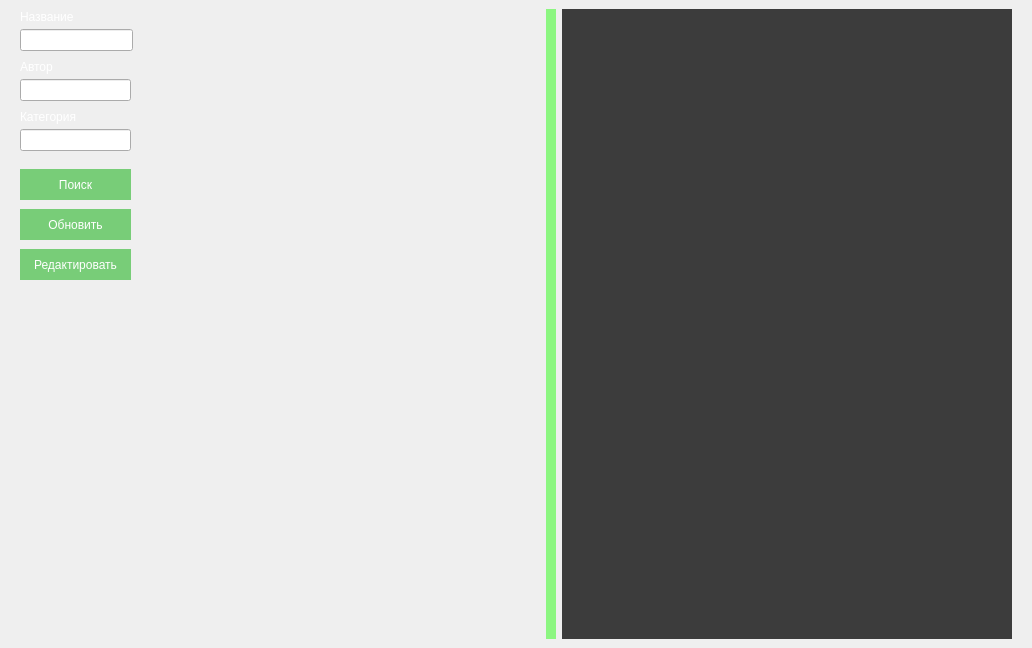
<?xml version="1.0" encoding="UTF-8"?>
<ui version="4.0">
 <class>Application</class>
 <widget class="QMainWindow" name="Application">
  <property name="geometry">
   <rect>
    <x>0</x>
    <y>0</y>
    <width>1032</width>
    <height>648</height>
   </rect>
  </property>
  <property name="windowTitle">
   <string>Растения</string>
  </property>
  <property name="styleSheet">
   <string notr="true"/>
  </property>
  <widget class="QWidget" name="centralwidget">
   <property name="styleSheet">
    <string notr="true">#centralwidget {
    background-image: url(back.jpg);
	
}
QListView{
	background-color:transparent;
	border:none;
outline: 0;
	color: transparent;
}

QListView::item{
	background-color: rgba(0, 0, 0, 0.5);
	border:1px;
	border-color: rgba(0, 0, 0, 0.5);
outline: 0;
}

QListView::item::hover {
	background-color:rgba(0, 170, 0, 0.5);
	border:1px;
	border-color: rgba(0, 0, 0, 0.5);
outline: 0;
}
QListView::item::pressed {
	background-color:rgba(0, 170, 127,0.8);
	border:1px;
	border-color: rgba(0, 0, 0, 0.5);

}
QListView::item::selected {
	background-color:rgba(0, 170, 127,0.8);
	border:1px;
	border-color: rgba(0, 0, 0, 0.5);
	outline: 0;
}
QListView::item::focus {
	background-color:rgba(0, 170, 127,0.8);
	border:1px;
	border-color: rgba(0, 0, 0, 0.5);
outline: 0;
}

#listWidget::item::pressed, #listWidget::item::selected{
	color: transparent;

}

#scrollArea{
	background-color: rgba(0,0,0,0.5);
	border:none;
}
#scrollAreaWidgetContents{
	background-color: rgba(0,0,0,0.5);
}

#listWidget{
	background-color: transparent;
	border:none
}

QScrollBar::Vertical{
	background-color:rgba(85, 170, 127, 0.4);
	border:none;
	width:10px;
	
	
}
QScrollBar::handle::Vertical{
	background-color: rgba(131, 255, 112, 0.8);
	height:100px;
	min-height: 50px;
	
	
}
QScrollBar::add-line::vertical{
	border:none;
	background:none;
}
QScrollBar::sub-line::vertical{
	border:none;
	background:none;
}

QScrollBar::handle::Vertical::hover{
	background-color:rgba(0, 170, 0, 1);
}
QScrollBar::handle::Vertical::pressed{
	background-color:rgba(0, 170, 127,0.8);
	border:1px ;
}

QScrollBar::add-Page::vertical,QScrollBar::sub-Page::vertical{
	background:none;
}
QScrollBar::up-arrow::vertical,QScrollBar::down-arrow::vertical{
	background:none;
}
QLabel{
	color: rgb(255, 255, 255);
}
QPushButton{
	background-color:rgba(0, 170, 0, 0.5);
	border:none;
	color: white;
}
QPushButton::hover{
	background-color: rgba(131, 255, 112, 0.5);
	border:none;
	color: white;
}
QPushButton::pressed{
	background-color:rgba(0, 170, 127,1);
	border:none;
	color: white;
}
</string>
   </property>
   <layout class="QHBoxLayout" name="horizontalLayout_3">
    <item>
     <spacer name="horizontalSpacer">
      <property name="orientation">
       <enum>Qt::Horizontal</enum>
      </property>
      <property name="sizeHint" stdset="0">
       <size>
        <width>40</width>
        <height>20</height>
       </size>
      </property>
     </spacer>
    </item>
    <item>
     <layout class="QHBoxLayout" name="horizontalLayout_2">
      <item>
       <widget class="QWidget" name="widget" native="true">
        <property name="minimumSize">
         <size>
          <width>130</width>
          <height>220</height>
         </size>
        </property>
        <widget class="QLabel" name="label">
         <property name="geometry">
          <rect>
           <x>0</x>
           <y>0</y>
           <width>111</width>
           <height>16</height>
          </rect>
         </property>
         <property name="text">
          <string>Название</string>
         </property>
        </widget>
        <widget class="QLineEdit" name="name_input">
         <property name="geometry">
          <rect>
           <x>0</x>
           <y>20</y>
           <width>113</width>
           <height>22</height>
          </rect>
         </property>
        </widget>
        <widget class="QLabel" name="label_2">
         <property name="geometry">
          <rect>
           <x>0</x>
           <y>50</y>
           <width>111</width>
           <height>16</height>
          </rect>
         </property>
         <property name="text">
          <string>Автор</string>
         </property>
        </widget>
        <widget class="QLineEdit" name="autor_input">
         <property name="geometry">
          <rect>
           <x>0</x>
           <y>70</y>
           <width>111</width>
           <height>22</height>
          </rect>
         </property>
        </widget>
        <widget class="QLabel" name="label_4">
         <property name="geometry">
          <rect>
           <x>0</x>
           <y>100</y>
           <width>111</width>
           <height>16</height>
          </rect>
         </property>
         <property name="text">
          <string>Категория</string>
         </property>
        </widget>
        <widget class="QLineEdit" name="category_input">
         <property name="geometry">
          <rect>
           <x>0</x>
           <y>120</y>
           <width>111</width>
           <height>22</height>
          </rect>
         </property>
        </widget>
        <widget class="QPushButton" name="search_button">
         <property name="geometry">
          <rect>
           <x>0</x>
           <y>160</y>
           <width>111</width>
           <height>31</height>
          </rect>
         </property>
         <property name="text">
          <string>Поиск</string>
         </property>
        </widget>
        <widget class="QPushButton" name="update_button">
         <property name="geometry">
          <rect>
           <x>0</x>
           <y>200</y>
           <width>111</width>
           <height>31</height>
          </rect>
         </property>
         <property name="text">
          <string>Обновить</string>
         </property>
        </widget>
        <widget class="QPushButton" name="edit_button">
         <property name="geometry">
          <rect>
           <x>0</x>
           <y>240</y>
           <width>111</width>
           <height>31</height>
          </rect>
         </property>
         <property name="text">
          <string>Редактировать</string>
         </property>
        </widget>
       </widget>
      </item>
      <item>
       <widget class="QListWidget" name="listWidget">
        <property name="minimumSize">
         <size>
          <width>400</width>
          <height>300</height>
         </size>
        </property>
        <property name="maximumSize">
         <size>
          <width>400</width>
          <height>16777215</height>
         </size>
        </property>
        <property name="styleSheet">
         <string notr="true"/>
        </property>
        <property name="frameShape">
         <enum>QFrame::NoFrame</enum>
        </property>
        <property name="lineWidth">
         <number>0</number>
        </property>
        <property name="verticalScrollBarPolicy">
         <enum>Qt::ScrollBarAlwaysOn</enum>
        </property>
        <property name="horizontalScrollBarPolicy">
         <enum>Qt::ScrollBarAlwaysOff</enum>
        </property>
        <property name="verticalScrollMode">
         <enum>QAbstractItemView::ScrollPerPixel</enum>
        </property>
        <property name="isWrapping" stdset="0">
         <bool>false</bool>
        </property>
        <property name="resizeMode">
         <enum>QListView::Fixed</enum>
        </property>
        <property name="layoutMode">
         <enum>QListView::Batched</enum>
        </property>
        <property name="spacing">
         <number>2</number>
        </property>
        <property name="viewMode">
         <enum>QListView::ListMode</enum>
        </property>
        <property name="uniformItemSizes">
         <bool>true</bool>
        </property>
        <property name="itemAlignment">
         <set>Qt::AlignTop</set>
        </property>
       </widget>
      </item>
      <item>
       <widget class="QScrollArea" name="scrollArea">
        <property name="minimumSize">
         <size>
          <width>450</width>
          <height>300</height>
         </size>
        </property>
        <property name="maximumSize">
         <size>
          <width>450</width>
          <height>16777215</height>
         </size>
        </property>
        <property name="widgetResizable">
         <bool>true</bool>
        </property>
        <widget class="QWidget" name="scrollAreaWidgetContents">
         <property name="geometry">
          <rect>
           <x>0</x>
           <y>0</y>
           <width>450</width>
           <height>624</height>
          </rect>
         </property>
         <layout class="QVBoxLayout" name="verticalLayout_3">
          <property name="spacing">
           <number>0</number>
          </property>
          <property name="leftMargin">
           <number>0</number>
          </property>
          <property name="topMargin">
           <number>0</number>
          </property>
          <property name="rightMargin">
           <number>0</number>
          </property>
          <property name="bottomMargin">
           <number>0</number>
          </property>
          <item>
           <layout class="QVBoxLayout" name="verticalLayout"/>
          </item>
         </layout>
        </widget>
       </widget>
      </item>
     </layout>
    </item>
    <item>
     <spacer name="horizontalSpacer_2">
      <property name="orientation">
       <enum>Qt::Horizontal</enum>
      </property>
      <property name="sizeHint" stdset="0">
       <size>
        <width>40</width>
        <height>20</height>
       </size>
      </property>
     </spacer>
    </item>
   </layout>
  </widget>
 </widget>
 <resources/>
 <connections/>
</ui>
